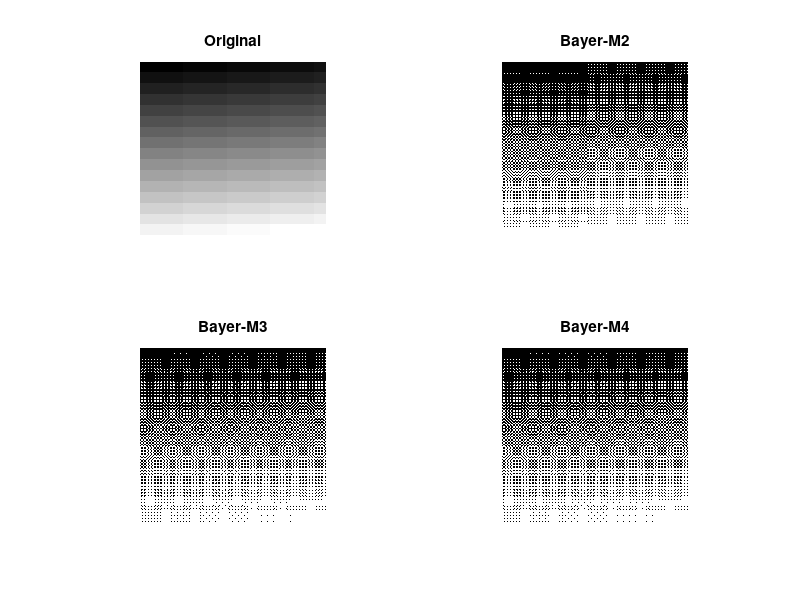

Write MATLAB code to recreate this figure. (Note: this script raises an error after producing the figure.)
%   Transfer an image to black-white-dots image with Bayer matrix

clear;
clc;

m1 = [[ 0 2 ];
      [ 3 1 ]];
  
u1 = ones(2, 2);

m2 = [[ 4*m1       4*m1+2*u1 ];
      [ 4*m1+3*u1  4*m1+u1   ]];
  
u2 = ones(4, 4);

m3 = [[ 4*m2       4*m2+2*u2 ];
      [ 4*m2+3*u2  4*m2+u2   ]];
  
u3 = ones(8, 8);
  
m4 = [[ 4*m3       4*m3+2*u3 ];
      [ 4*m3+3*u3  4*m3+u3  ]];
height = 256;
width = 256;

%   Generate a Basic Gray Step Map
Sample = zeros(height, width);
for i = 1:256
    Xi = 16 * fix(i/15);
    for j = 1:256
        Yj = fix(j/15);
        Sample(i, j) = Xi + Yj;
    end
end
Sample = uint8(Sample);

OuputM2 = zeros(height, width);
for i = 1:256
    for j = 1:256
        ImageColor = Sample(i,j) / 16;
        BayerMatrix = m2(bitand(i,3) + 1, bitand(j,3) + 1);
        if ( ImageColor <= BayerMatrix )
            OuputM2(i,j) = 0;
        else
            OuputM2(i,j) = 255;
        end
    end
end
Image8BitM2 = uint8(OuputM2);

OuputM3 = zeros(height, width);
for i = 1:256
    for j = 1:256
        ImageColor = Sample(i,j) / 4;
        BayerMatrix = m3(bitand(i,7) + 1, bitand(j,7) + 1);
        if ( ImageColor <= BayerMatrix )
           OuputM3(i,j) = 0;
        else
           OuputM3(i,j) = 255;
        end
    end
end
Image8BitM3 = uint8(OuputM3);

OuputM4 = zeros(height, width);
for i = 1:256
    for j = 1:256
        ImageColor = Sample(i,j);
        BayerMatrix = m4(bitand(i,15) + 1, bitand(j,15) + 1);
        if ( ImageColor <= BayerMatrix )
           OuputM4(i,j) = 0;
        else
           OuputM4(i,j) = 255;
        end
    end
end
Image8BitM4 = uint8(OuputM4);

Gray4Step = zeros(height, width);
for i = 1:height
    for j = 1:width

        BayerMatrix1 = m3(bitand(i,7) + 1, bitand(j,7) + 1) / 3;
        BayerMatrix2 = 21.3333 + BayerMatrix1;
        BayerMatrix3 = 21.3333 + BayerMatrix2;
        ImageColor = Sample(i,j) / 4;

        if (ImageColor >= 0 && ImageColor < 21)
            if (ImageColor > BayerMatrix1)
                Gray4Step(i,j) = 84;
            else
                Gray4Step(i,j) = 0;
            end
        elseif (ImageColor >= 21 && ImageColor < 43)
            if (ImageColor >= BayerMatrix2)
                Gray4Step(i,j) = 171;
            else
                Gray4Step(i,j) = 84;
            end
        else
            if (ImageColor >= BayerMatrix3)
                Gray4Step(i,j) = 255;
            else
                Gray4Step(i,j) = 171;
            end
        end
    end
end
Gray4Step = uint8(Gray4Step);

subplot(2,2,1);imshow(Sample),title('Original');
subplot(2,2,2);imshow(Image8BitM2),title('Bayer-M2');
subplot(2,2,3);imshow(Image8BitM3),title('Bayer-M3');
subplot(2,2,4);imshow(Image8BitM3),title('Bayer-M4');

imwrite(Sample, './sample/stepgray.png');
imwrite(Image8BitM2, './sample/Image8BitM2.png');
imwrite(Image8BitM3, './sample/Image8BitM3.png');
imwrite(Image8BitM4, './sample/Image8BitM4.png');
imwrite(Gray4Step, './sample/Gray4Step.png');
